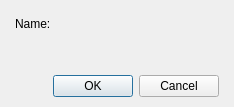
<?xml version="1.0" encoding="UTF-8"?>
<ui version="4.0">
 <class>DialogSystemCurrency</class>
 <widget class="QDialog" name="DialogSystemCurrency">
  <property name="geometry">
   <rect>
    <x>0</x>
    <y>0</y>
    <width>234</width>
    <height>107</height>
   </rect>
  </property>
  <property name="windowTitle">
   <string>Currency</string>
  </property>
  <layout class="QGridLayout" name="gridLayout_2">
   <property name="leftMargin">
    <number>15</number>
   </property>
   <property name="topMargin">
    <number>10</number>
   </property>
   <property name="rightMargin">
    <number>15</number>
   </property>
   <property name="bottomMargin">
    <number>10</number>
   </property>
   <item row="0" column="0">
    <layout class="QVBoxLayout" name="verticalLayout">
     <property name="spacing">
      <number>15</number>
     </property>
     <item>
      <layout class="QGridLayout" name="gridLayout">
       <item row="0" column="0">
        <widget class="QLabel" name="labelName">
         <property name="text">
          <string>Name:</string>
         </property>
        </widget>
       </item>
       <item row="0" column="1">
        <widget class="WidgetTextLang" name="widgetName" native="true">
         <property name="minimumSize">
          <size>
           <width>150</width>
           <height>27</height>
          </size>
         </property>
         <property name="maximumSize">
          <size>
           <width>16777215</width>
           <height>27</height>
          </size>
         </property>
        </widget>
       </item>
       <item row="1" column="0" colspan="2">
        <widget class="WidgetIcon" name="widgetIcon" native="true"/>
       </item>
      </layout>
     </item>
     <item>
      <widget class="QDialogButtonBox" name="buttonBox">
       <property name="orientation">
        <enum>Qt::Horizontal</enum>
       </property>
       <property name="standardButtons">
        <set>QDialogButtonBox::Cancel|QDialogButtonBox::Ok</set>
       </property>
      </widget>
     </item>
    </layout>
   </item>
  </layout>
 </widget>
 <customwidgets>
  <customwidget>
   <class>WidgetTextLang</class>
   <extends>QWidget</extends>
   <header>widgettextlang.h</header>
   <container>1</container>
  </customwidget>
  <customwidget>
   <class>WidgetIcon</class>
   <extends>QWidget</extends>
   <header>widgeticon.h</header>
   <container>1</container>
  </customwidget>
 </customwidgets>
 <resources/>
 <connections>
  <connection>
   <sender>buttonBox</sender>
   <signal>accepted()</signal>
   <receiver>DialogSystemCurrency</receiver>
   <slot>accept()</slot>
   <hints>
    <hint type="sourcelabel">
     <x>248</x>
     <y>254</y>
    </hint>
    <hint type="destinationlabel">
     <x>157</x>
     <y>274</y>
    </hint>
   </hints>
  </connection>
  <connection>
   <sender>buttonBox</sender>
   <signal>rejected()</signal>
   <receiver>DialogSystemCurrency</receiver>
   <slot>reject()</slot>
   <hints>
    <hint type="sourcelabel">
     <x>316</x>
     <y>260</y>
    </hint>
    <hint type="destinationlabel">
     <x>286</x>
     <y>274</y>
    </hint>
   </hints>
  </connection>
 </connections>
</ui>
